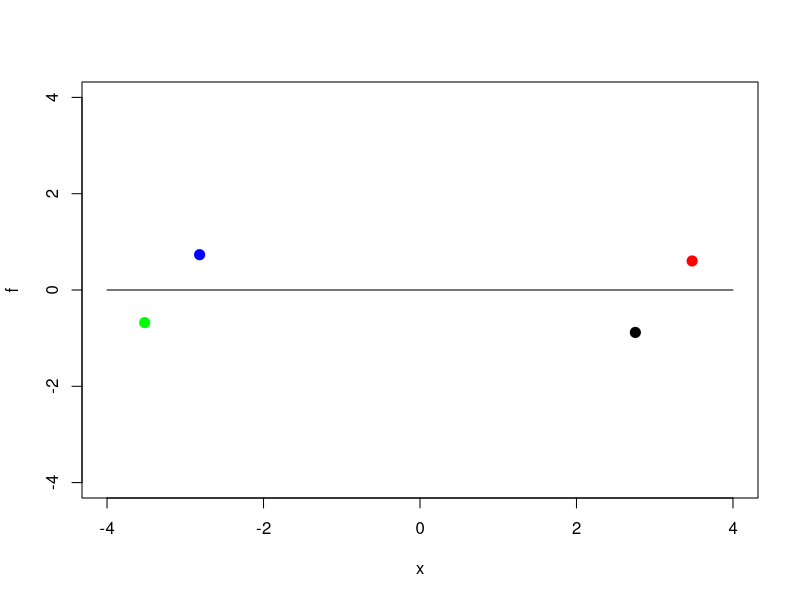

R code for this plot: (Note: this script raises an error after producing the figure.)
# SISTEMAS N�O LINEARES 
#FRACTALS

# construindo uma janela gr�fica
f<-function(x){0*x}
plot(f,-4,4,xlim=c(-4,4),ylim=c(-4,4))

#Cores 
cor1 = c( "cyan","deepskyblue", "deepskyblue3" , "blue" )
cor2 = c("grey51", "grey40","grey19",  "black" )
cor3 = c( "hotpink","red","red3",  "darkred" )
cor4 = c( "palegreen","olivedrab1","seagreen1",  "green" )


# Inserindo 3 pontos (as solu��es do sistema)

p1x1=-2.8168073297120
p1x2=0.7333112369316
points(p1x1,p1x2,col=cor1[4],pch=20,lwd=6)

p2x1=2.7522527011831
p2x2=-0.8811345948677
points(p2x1,p2x2,col=cor2[4],pch=20,lwd=6)

p3x1=3.4780635714249
p3x2=0.6029004829299
points(p3x1,p3x2,col=cor3[2],pch=20,lwd=6)

p4x1=-3.5189014959791
p4x2=-0.677105551584
points(p4x1,p4x2,col=cor4[4],pch=20,lwd=6)

# Algoritmo
for (i in 1:1001){
  for( j in 1:1001){
    #intervalos
    px=-4.008+0.008*i
    py=-4.008+0.008*j
    #sistema nao linear
    sistema <- function(x) {
      y <- numeric(2)
      y[1] <- x[1]^2-x[1]*x[2]-10             
      y[2] <- x[2]+x[1]^2*x[2]^2-5
      y
    }
    
    # Aproxima��o inicial
    numIteracoes = 50
    xstart <- c(px,py)
    
    int<-nleqslv(xstart,sistema,method = c("Newton"),control=list(maxit=numIteracoes))
    #blue
    if(sqrt((int$x[1]-p1x1)^2+(int$x[2]-p1x2)^2)<0.00000001){
      if(sqrt((int$x[1]-p1x1)^2+(int$x[2]-p1x2)^2)<0.00000000006){
        points(px,py,pch=".",col=cor1[4])
      }else if(sqrt((int$x[1]-p1x1)^2+(int$x[2]-p1x2)^2)<0.00000000038){
        points(px,py,pch=".",col=cor1[3])
      } else if(sqrt((int$x[1]-p1x1)^2+(int$x[2]-p1x2)^2)<0.0000000007){
        points(px,py,pch=".",col=cor1[2])
      }else {
        points(px,py,pch=".",col=cor1[1])
      }
    }
    #black
    if(sqrt((int$x[1]-p2x1)^2+(int$x[2]-p2x2)^2)<0.00000001){
      if(sqrt((int$x[1]-p2x1)^2+(int$x[2]-p2x2)^2)<0.00000000006){
        points(px,py,pch=".",col=cor2[4])
      }else if(sqrt((int$x[1]-p2x1)^2+(int$x[2]-p2x2)^2)<0.00000000038){
        points(px,py,pch=".",col=cor2[3])
      }else if(sqrt((int$x[1]-p2x1)^2+(int$x[2]-p2x2)^2)<0.0000000007){
        points(px,py,pch=".",col=cor2[2])
      }else {
        points(px,py,pch=".",col=cor2[1])
      }
    }
    #red0
    if(sqrt((int$x[1]-p3x1)^2+(int$x[2]-p3x2)^2)<0.00000001){
      if(sqrt((int$x[1]-p3x1)^2+(int$x[2]-p3x2)^2)<0.00000000006){
        points(px,py,pch=".",col=cor3[4])
      }else if(sqrt((int$x[1]-p3x1)^2+(int$x[2]-p3x2)^2)<0.00000000038){
        points(px,py,pch=".",col=cor3[3])
      }else if(sqrt((int$x[1]-p3x1)^2+(int$x[2]-p3x2)^2)<0.0000000007){
        points(px,py,pch=".",col=cor3[2])
      }else {
        points(px,py,pch=".",col=cor3[1])
      } 
   }
    #green
    if(sqrt((int$x[1]-p4x1)^2+(int$x[2]-p4x2)^2)<0.00000001){
      if(sqrt((int$x[1]-p4x1)^2+(int$x[2]-p4x2)^2)<0.00000000006){
        points(px,py,pch=".",col=cor4[4])
      }else if(sqrt((int$x[1]-p4x1)^2+(int$x[2]-p4x2)^2)<0.00000000038){
        points(px,py,pch=".",col=cor4[3])
      }else if(sqrt((int$x[1]-p4x1)^2+(int$x[2]-p4x2)^2)<0.0000000007){
        points(px,py,pch=".",col=cor4[2])
      }else {
        points(px,py,pch=".",col=cor4[1])
      }
    }
    
    
  }
}